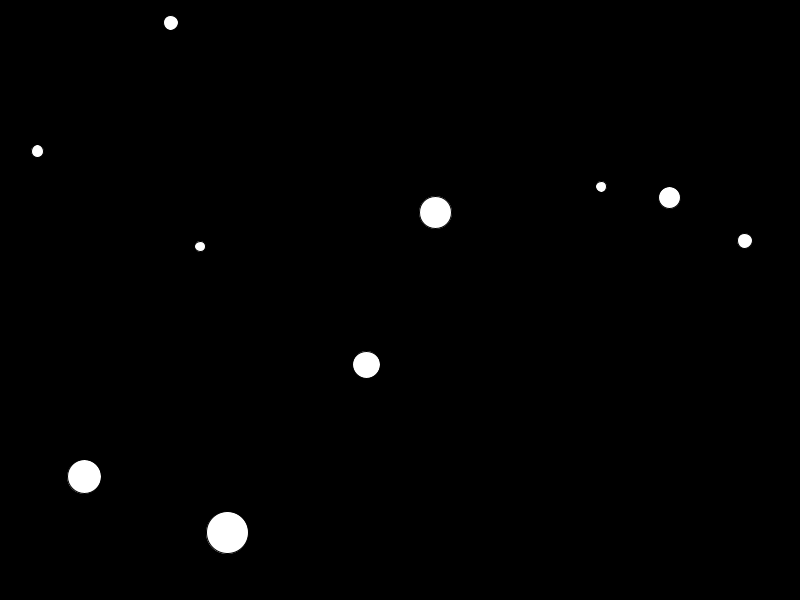
Frame 1 (no input)
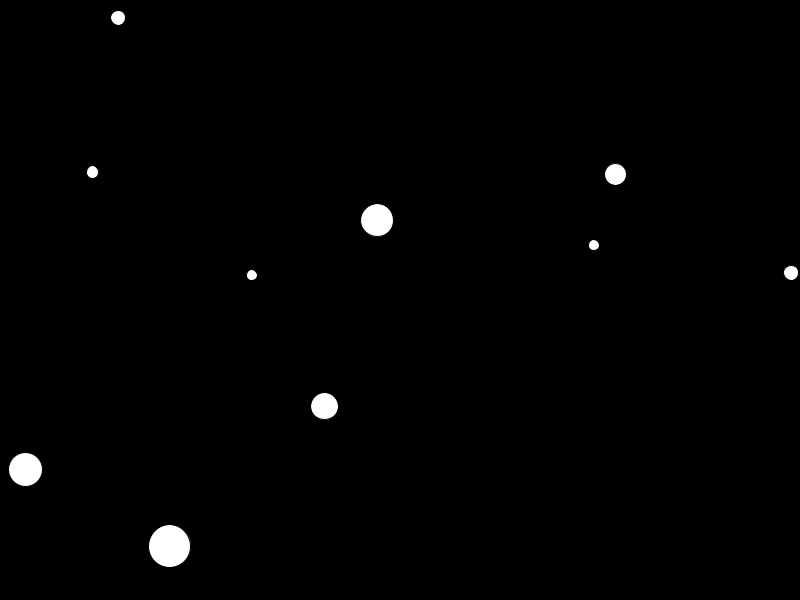
Frame 60 (the mouse pressed at the canvas centre just before this capture)
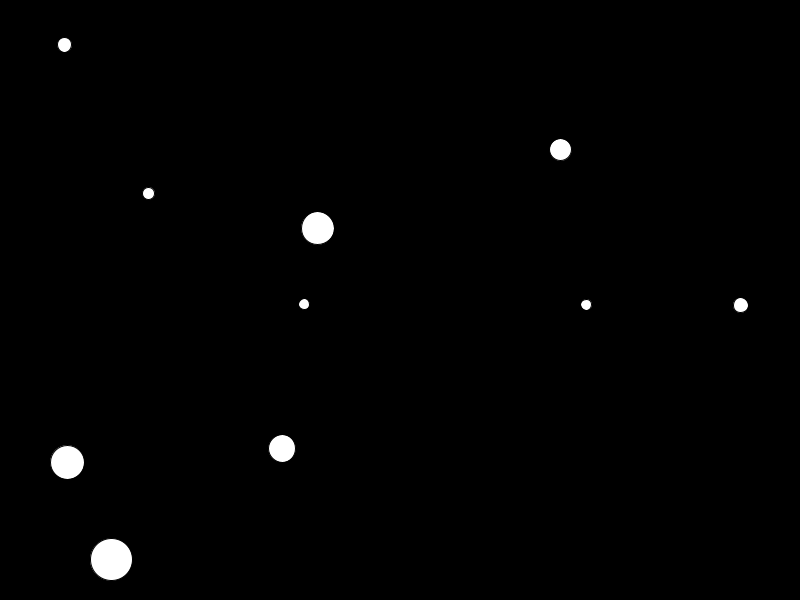
Frame 120 (the mouse held since frame 60 and released just before this capture)

The Processing sketch that drew these frames (run headless with seeded random() and noise(); from frame 60 on, the mouse is pressed at the canvas centre):

// Processing sketch: colliding_balls
// ── colliding_balls.pde
int count = 10;

PVector[] loc = new PVector[count];
PVector[] vel = new PVector[count];
PVector[] a = new PVector[count];
float[] sz = new float[count];
float[] mass = new float[count];
int minDiam = 10;
int maxDiam = 60;

void setup() {
  size(800, 600);
  for (int i = 0; i < count; i++) {    
    sz[i] = random(minDiam, maxDiam);   
    loc[i] = new PVector(random(sz[i], width-sz[i]), random(sz[i], height-sz[i]));  //initialize values for location array
    vel[i] = PVector.random2D();       
    a[i] = new PVector(0, 0);       
    mass[i] = map(sz[i], minDiam, maxDiam, .1, 1.5);
  }
}

void draw() {
  background(0);

  for (int i = 0; i < count; i++) {   

    vel[i].add(a[i]);
    loc[i].add(vel[i]);


    for (int j = 0; j < count; j++) {
      if (i!=j) {
        if (loc[i].dist(loc[j]) < sz[i]/2 + sz[j]/2) { 
          vel[i] = PVector.sub(loc[i], loc[j]);     
          vel[i].normalize();                        
          vel[i].div(mass[i]);
        }
      }
    }

 
    ellipse(loc[i].x, loc[i].y, sz[i], sz[i]);

   
    if (loc[i].x + sz[i]/2 > width || loc[i].x - sz[i]/2 < 0) {
      vel[i].x *= -1;
    }
    if (loc[i].y + sz[i]/2 > height || loc[i].y - sz[i]/2 < 0) {
      vel[i].y *= -1;
    }
  }
}

void mouseReleased() {
  loc[0].set(mouseX, mouseY);
}
